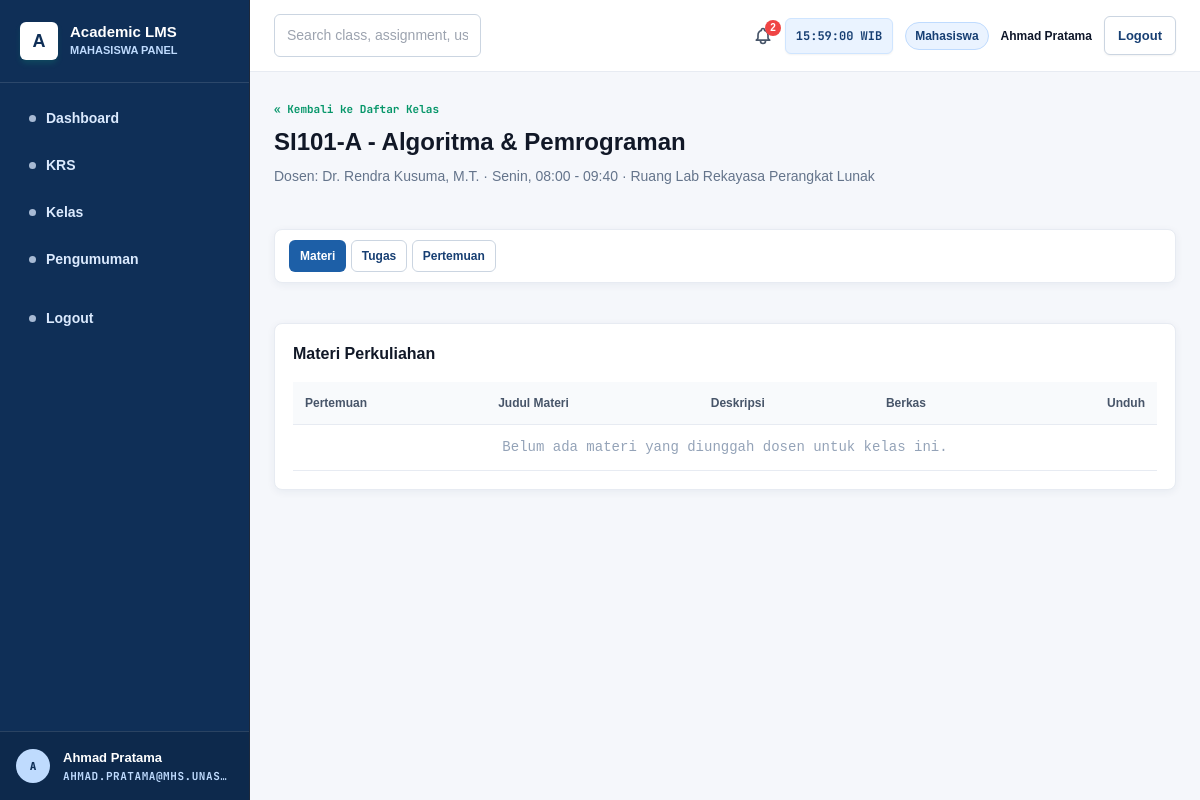
Screenshot of /mahasiswa/kelas_detail.php?id=1 (signed in) with the database file from the repository.
### tables this page shows
CREATE TABLE IF NOT EXISTS krs (
  id INT AUTO_INCREMENT PRIMARY KEY,
  mahasiswa_id INT NOT NULL,
  kelas_id INT NOT NULL,
  matakuliah_id INT NOT NULL,
  semester INT NOT NULL,
  grade VARCHAR(2) DEFAULT NULL,
  FOREIGN KEY (mahasiswa_id) REFERENCES mahasiswa(id) ON DELETE CASCADE,
  FOREIGN KEY (kelas_id) REFERENCES kelas(id) ON DELETE CASCADE,
  FOREIGN KEY (matakuliah_id) REFERENCES matakuliah(id) ON DELETE CASCADE
);

CREATE TABLE IF NOT EXISTS kelas (
  id INT AUTO_INCREMENT PRIMARY KEY,
  matakuliah_id INT NOT NULL,
  dosen_id INT,
  kode_kelas VARCHAR(50) NOT NULL UNIQUE,
  semester INT NOT NULL,
  tahun_akademik VARCHAR(20) DEFAULT '2025/2026',
  hari VARCHAR(20) NOT NULL,
  jam_mulai TIME NOT NULL,
  jam_selesai TIME NOT NULL,
  ruangan VARCHAR(100) NOT NULL,
  kapasitas INT NOT NULL DEFAULT 40,
  jumlah_mahasiswa INT DEFAULT 0,
  FOREIGN KEY (matakuliah_id) REFERENCES matakuliah(id) ON DELETE CASCADE,
  FOREIGN KEY (dosen_id) REFERENCES dosen(id) ON DELETE SET NULL
);

CREATE TABLE IF NOT EXISTS matakuliah (
  id INT AUTO_INCREMENT PRIMARY KEY,
  kode_matkul VARCHAR(20) NOT NULL UNIQUE,
  nama_matkul VARCHAR(150) NOT NULL,
  sks INT NOT NULL
);

CREATE TABLE IF NOT EXISTS users (
  id INT AUTO_INCREMENT PRIMARY KEY,
  username VARCHAR(50) NOT NULL UNIQUE,
  password VARCHAR(255) NOT NULL,
  nama_lengkap VARCHAR(150) NOT NULL,
  email VARCHAR(100) NOT NULL UNIQUE,
  role ENUM('admin', 'dosen', 'mahasiswa') NOT NULL,
  status ENUM('aktif', 'nonaktif') DEFAULT 'aktif',
  created_at TIMESTAMP DEFAULT CURRENT_TIMESTAMP,
  updated_at TIMESTAMP DEFAULT CURRENT_TIMESTAMP ON UPDATE CURRENT_TIMESTAMP
);

### config.php (called while the page is built, shortened)
<?php
function sanitizeInput($data) {
    return htmlspecialchars(trim($data), ENT_QUOTES, 'UTF-8');
}
?>

### mahasiswa/kelas_detail.php (the view, shortened to what this page needs)
<?php
require_once __DIR__ . '/../auth/check_auth.php';
$mhs_id = $_SESSION['mahasiswa_id'] ?? 0;
$kelas_id = sanitizeInput($_GET['id'] ?? '');
$tab = sanitizeInput($_GET['tab'] ?? 'materi');
$stmtEnroll = $pdo->prepare("
    SELECT krs.id AS krs_id, k.*, mk.nama_matkul, mk.kode_matkul, mk.sks, u.nama_lengkap AS nama_dosen
    FROM krs
    JOIN kelas k ON krs.kelas_id = k.id
    JOIN matakuliah mk ON k.matakuliah_id = mk.id
    LEFT JOIN dosen d ON k.dosen_id = d.id
    LEFT JOIN users u ON d.user_id = u.id
    WHERE krs.mahasiswa_id = :mhs AND krs.kelas_id = :kelas
    LIMIT 1
");
$stmtEnroll->execute(['mhs' => $mhs_id, 'kelas' => $kelas_id]);
$kelas = $stmtEnroll->fetch();
$stmtMateri = $pdo->prepare("
    SELECT mp.*, p.nomor_pertemuan, p.judul_pertemuan
    FROM materi_pertemuan mp
    JOIN pertemuan p ON mp.pertemuan_id = p.id
    WHERE p.kelas_id = :kelas
    ORDER BY p.nomor_pertemuan ASC, mp.created_at ASC
");
$stmtMateri->execute(['kelas' => $kelas_id]);
$materials = $stmtMateri->fetchAll();
?>
<!DOCTYPE html>
<html lang="id">
<head>
    <script src="https://cdn.tailwindcss.com"></script>
    <link rel="stylesheet" href="../assets/css/app.css">
</head>
<body class="bg-slate-50">
<?php include __DIR__ . '/../components/sidebar.php'; ?>
<div class="main-content">
    <?php include __DIR__ . '/../components/header.php'; ?>
    <main class="page-container">
        <div class="page-header">
            <div>
                <a href="kelas.php" class="btn-link-emerald">&laquo; Kembali ke Daftar Kelas</a>
                <h1 class="page-title mt-1"><?= htmlspecialchars($kelas['kode_kelas']) ?> - <?= htmlspecialchars($kelas['nama_matkul']) ?></h1>
                <p class="page-subtitle">Dosen: <?= htmlspecialchars($kelas['nama_dosen'] ?? 'Belum Ditentukan') ?> · <?= htmlspecialchars($kelas['hari']) ?>, <?= date('H:i', strtotime($kelas['jam_mulai'])) ?> - <?= date('H:i', strtotime($kelas['jam_selesai'])) ?> · <?= htmlspecialchars($kelas['ruangan']) ?></p>
            </div>
        </div>
        <div class="card" style="padding:10px 14px;margin-bottom:16px;">
            <a href="?id=<?= $kelas_id ?>&tab=materi" class="<?= $tab === 'materi' ? 'btn-primary' : 'btn-secondary' ?> btn-sm">Materi</a>
            <a href="?id=<?= $kelas_id ?>&tab=tugas" class="<?= $tab === 'tugas' ? 'btn-primary' : 'btn-secondary' ?> btn-sm">Tugas</a>
            <a href="?id=<?= $kelas_id ?>&tab=pertemuan" class="<?= $tab === 'pertemuan' ? 'btn-primary' : 'btn-secondary' ?> btn-sm">Pertemuan</a>
        </div>
        <?php if ($tab === 'materi'): ?>
            <div class="card">
                <h3 class="card-title mb-4">Materi Perkuliahan</h3>
                <div class="overflow-x-auto">
                    <table class="w-full text-left border-collapse">
                        <thead>
                            <tr>
                                <th class="table-header">Pertemuan</th>
                                <th class="table-header">Judul Materi</th>
                                <th class="table-header">Deskripsi</th>
                                <th class="table-header">Berkas</th>
                                <th class="table-header text-right">Unduh</th>
                            </tr>
                        </thead>
                        <tbody>
                            <?php if (empty($materials)): ?>
                                <tr><td colspan="5" class="table-cell text-center text-slate-400 font-mono">Belum ada materi yang diunggah dosen untuk kelas ini.</td></tr>
                            <?php endif; ?>
                        </tbody>
                    </table>
                </div>
            </div>
        <?php endif; ?>
    </main>
</div>
</body>
</html>

### rows the page displays
krs: kelas.kode_kelas "SI101-A", matakuliah.nama_matkul "Algoritma & Pemrograman", users.nama_lengkap "Dr. Rendra Kusuma, M.T.", kelas.hari "Senin", kelas.jam_mulai "08:00", kelas.jam_selesai "09:40", kelas.ruangan "Ruang Lab Rekayasa Perangkat Lunak"

### other values shown
$current_role "MAHASISWA"
$item[0] "Dashboard"
$item[0] "KRS"
$item[0] "Kelas"
$item[0] "Pengumuman"
substr($_SESSION['nama_lengkap'] ?? 'U', 0, 1) "A"
$_SESSION['nama_lengkap'] "Ahmad Pratama"
$_SESSION['email'] "AHMAD.PRATAMA@MHS.UNAS…"
$notif_count "2"
$current_role "Mahasiswa"
$user_display_name "Ahmad Pratama"
